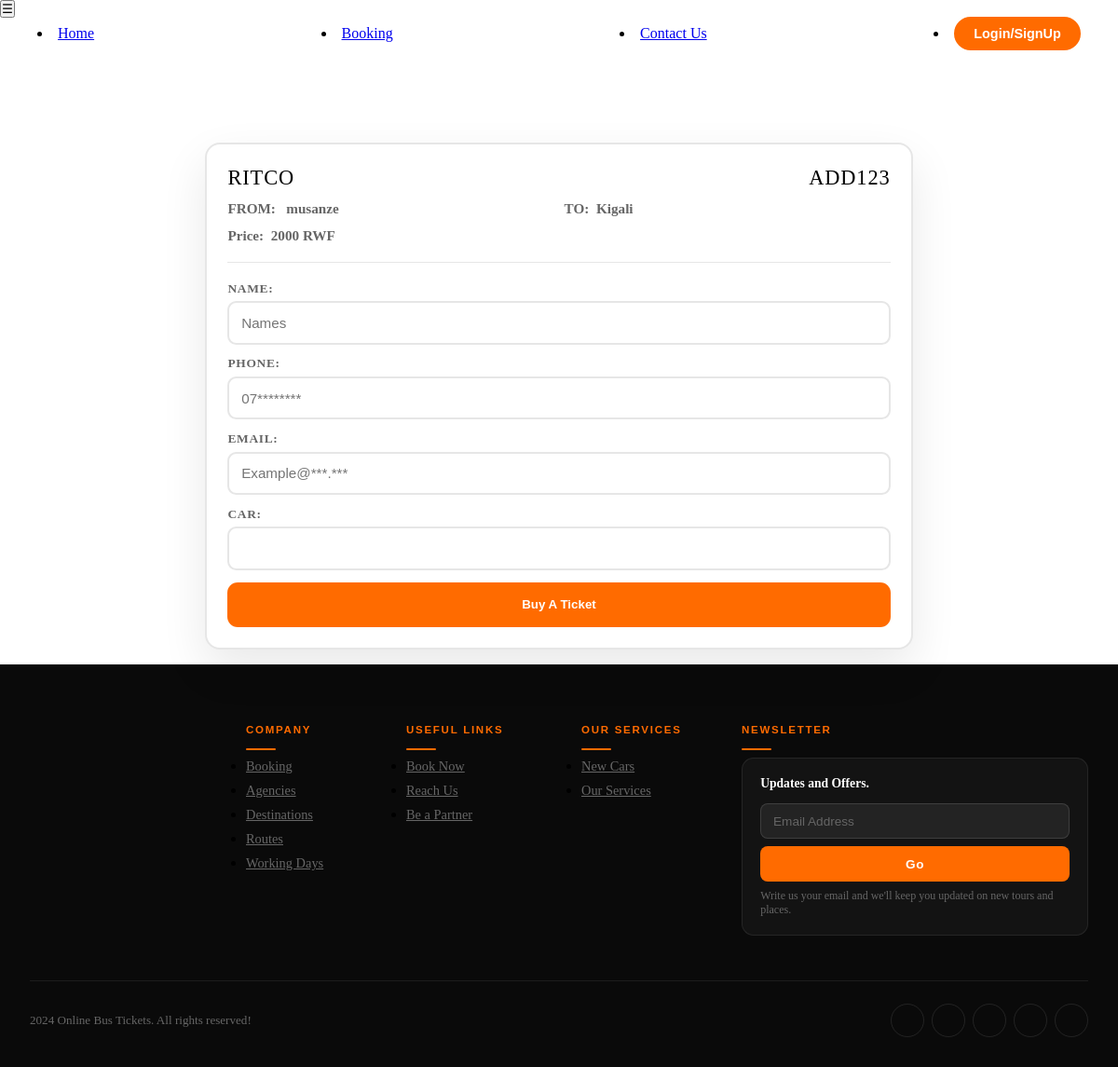
The app's page /test2.php?booking_form=50 with its own data.
### tables this page shows
CREATE TABLE `cars` (
  `Car_Id` int(6) NOT NULL,
  `Car_Plaque` text NOT NULL,
  `C_Id` int(6) NOT NULL,
  `Number_Place` int(6) NOT NULL,
  `Emp_Id` int(6) NOT NULL
);

CREATE TABLE `company` (
  `C_Id` int(6) NOT NULL,
  `C_Name` varchar(45) NOT NULL,
  `C_Logo` text NOT NULL,
  `C_Phone` text NOT NULL,
  `C_Email` text NOT NULL,
  `C_Ceo` varchar(60) NOT NULL,
  `C_Username` varchar(45) NOT NULL,
  `C_Password` text NOT NULL,
  `C_Checking` varchar(45) NOT NULL DEFAULT 'pending....'
);

CREATE TABLE `locations` (
  `L_id` int(6) NOT NULL,
  `L_from` varchar(50) NOT NULL,
  `L_to` varchar(50) NOT NULL,
  `price` text NOT NULL
);

### test2.php (the view, shortened to what this page needs)
<?php
include "connection.php";
?>
<!DOCTYPE html>
<html lang="en">
<head>
  <link rel="stylesheet" href="css/navbar.css" />
  <link rel="stylesheet" href="css/footer.css" />
  <link rel="stylesheet" href="css/booking.css" />
  <link rel="stylesheet" href="css/bookingform.css" />
</head>
<body>
  <button class="humburger">&#9776;</button>
  <header>
    <nav class="nav">
      <li><a href="index">Home</a></li>
      <li><a href="booking">Booking</a></li>
      <li><a href="contactUs">Contact Us</a></li>
      <li><a href="index?injira" class="butt"><button class="login-button">Login/SignUp</button></a></li>
    </nav>
  </header>
  <?php
  if (isset($_GET['booking_form'])) {
    $iid = mysqli_real_escape_string($con, $_GET['booking_form']);
    $query = "SELECT cars_to_leave.id, cars_to_leave.Time_to_leave, cars_to_leave.date_car_to, cars_to_leave.timing, cars.Car_Plaque, cars.Number_Place, employeers.Emp_Fname, employeers.Emp_Lname, employeers.Emp_Phone, destination.L_id, locations.L_from, locations.L_to, locations.price, company.C_Id, company.C_Name, company.C_Phone
              FROM cars
              INNER JOIN cars_to_leave ON cars.Car_Id = cars_to_leave.Car_Id
              INNER JOIN destination ON destination.D_Id = cars_to_leave.D_Id
              INNER JOIN employeers ON employeers.Emp_Id = cars.Emp_Id
              INNER JOIN locations ON locations.L_id = destination.L_id
              INNER JOIN company ON company.C_Id = destination.C_Id
              WHERE cars_to_leave.id = '$iid'";
    $result = mysqli_query($con, $query);
    while ($rr = mysqli_fetch_assoc($result)) {
  ?>
    <section class="booking-form-all">
      <div class="booking-form">
        <div class="booking-car-details">
          <div class="booking-car-info">
            <div class="car-infoo">
              <p><?php echo htmlspecialchars($rr['C_Name']); ?></p>
              <p><?php echo htmlspecialchars($rr['Car_Plaque']); ?></p>
            </div>
            <div class="car-info">
              <p>FROM: &nbsp;&nbsp;<?php echo htmlspecialchars($rr['L_from']); ?></p>
              <p>TO:&nbsp;&nbsp;<?php echo htmlspecialchars($rr['L_to']); ?></p>
              <p>Price:&nbsp;&nbsp;<?php echo htmlspecialchars($rr['price']); ?> RWF</p>
            </div>
          </div>
          <form action="brain" method="post">
            <fieldset>
              <label for="name">Name:</label>
              <input type="text" name="P_name" placeholder="Names" required />
            </fieldset>
            <fieldset>
              <label for="phone">Phone:</label>
              <input
                type="tel"
                name="phone"
                minlength="10"
                maxlength="10"
                pattern="^(079|078|072|073)[0-9]{7}$"
                title="Please enter a 10-digit phone number starting with 079, 078, 072, or 073."
                placeholder="07********" required
              />
            </fieldset>
            <fieldset>
              <label for="email">Email:</label>
              <input
                type="email"
                name="email"
                placeholder="Example@***.***" required
              />
            </fieldset>
            <fieldset class="car">
              <label for="car">Car:</label>
              <input type="text" />
            </fieldset>
            <fieldset>
              <button type="submit" name="byy">Buy A Ticket</button>
            </fieldset>
          </form>
        </div>
      </div>
    </section>
    <?php
    }
  }
  ?>
  <section>
    <footer class="footer">
      <div class="footer-container">
        <div class="footer-contaner-up">
          <div class="footer-col-holder">
            <div class="col-footer">
              <h3>Company</h3>
              <ul>
                <li><a href="#">Booking </a></li>
                <li><a href="#">Agencies</a></li>
                <li><a href="#">Destinations</a></li>
                <li><a href="#">Routes</a></li>
                <li><a href="#">Working Days</a></li>
              </ul>
            </div>
            <div class="col-footer">
              <h3>Useful links</h3>
              <ul>
                <li><a href="#">Book Now</a></li>
                <li><a href="#">Reach Us</a></li>
                <li><a href="#">Be a Partner</a></li>
              </ul>
            </div>
          </div>
          <div class="footer-col-holder">
            <div class="col-footer footer-display-none">
              <h3>Our Services</h3>
              <ul>
                <li><a href="#">New Cars</a></li>
                <li><a href="#">Our Services</a></li>
              </ul>
            </div>
            <div class="col-footer">
              <h3>Newsletter</h3>
              <div class="footer-form">
                <h4>Updates and Offers.</h4>
                <form action="#" class="subscribe" method="post">
                  <input
                    type="email"
                    name="email"
                    placeholder="Email Address"
                    required=""
                  />
                  <button type="submit">Go</button>
                </form>
                <p>
                  Write us your email and we'll keep you updated on new tours and
                  places.
                </p>
              </div>
            </div>
          </div>
        </div>
        <div class="footer-line"></div>
        <div class="footer-container-down">
          <div class="footer-text-left">
            <p>2024 Online Bus Tickets. All rights reserved!</p>
          </div>
          <ul class="footer-social">
            <li>
              <a href="#facebook"><i class="bx bxl-facebook-circle"></i></a>
            </li>
            <li>
              <a href="#linkedin"><i class="bx bxl-linkedin"></i></a>
            </li>
            <li>
              <a href="#twitter"><box-icon type="logo" name="twitter"></box-icon></a>
            </li>
            <li>
              <a href="#google"><i class="bx bxl-gmail"></i></a>
            </li>
            <li>
              <a href="#github"><i class="bx bxl-github"></i></a>
            </li>
          </ul>
        </div>
      </div>
    </footer>
  </section>
</body>
</html>

### css/navbar.css (style rules this page uses)
* { padding: 0; margin: 0; box-sizing: border-box; }
:root { --orange: #ff6b00; --orange-dark: #cc5500; --white: #ffffff; --black: #0a0a0a; --nav-height: 72px; }
.nav { position: fixed; top: 0; width: 100%; height: var(--nav-height); padding: 0 2.5rem; display: flex; flex-direction: row; align-items: center; justify-content: space-between; transition: all 0.4s ease; z-index: 1000; background: transparent; }
.login-button { background: var(--orange); color: var(--white) !important; border: 2px solid var(--orange); border-radius: 2em; padding: 0.5rem 1.2rem; font-weight: 700; font-size: 0.9rem; cursor: pointer; transition: all 0.3s; white-space: nowrap; font-family: 'DM Sans', sans-serif; }

### css/footer.css (style rules this page uses)
:root { --orange: #ff6b00; --orange-light: #ff8c33; --white: #ffffff; --black: #0a0a0a; --dark: #111111; --gray: #888888; --border-dark: rgba(255,255,255,0.08); }
.footer { background-color: var(--black); padding: 4rem 2rem 2rem; width: 100%; }
.footer-container { max-width: 1300px; margin: 0 auto; display: flex; flex-direction: column; gap: 0; }
.footer-contaner-up { display: flex; justify-content: space-between; gap: 3rem; padding-bottom: 3rem; }
.footer-col-holder { display: flex; gap: 2rem; flex: 1; justify-content: flex-end; }
.col-footer { min-width: 140px; }
.col-footer h3 { font-family: 'DM Sans', sans-serif; font-size: 0.72rem; font-weight: 700; text-transform: uppercase; letter-spacing: 0.15em; color: var(--orange); padding-bottom: 1rem; margin-bottom: 0.5rem; position: relative; }
.col-footer h3::after { content: ''; position: absolute; bottom: 0; left: 0; width: 2rem; height: 2px; background: var(--orange); border-radius: 1px; }
.col-footer ul { display: flex; flex-direction: column; gap: 0.5rem; }
.col-footer ul li a { font-size: 0.9rem; color: var(--gray); transition: color 0.3s, padding-left 0.3s; display: inline-block; }
.footer-form { background: rgba(255,255,255,0.04); border: 1px solid var(--border-dark); border-radius: 0.8rem; padding: 1.2rem; margin-top: 0.5rem; }
.footer-form h4 { font-size: 0.85rem; color: var(--white); margin-bottom: 0.8rem; font-weight: 600; }
.footer-form p { font-size: 0.75rem; color: var(--gray); margin-top: 0.5rem; }
.subscribe { display: flex; flex-direction: column; gap: 0.5rem; }
.subscribe input { height: 38px; width: 100%; background: rgba(255,255,255,0.07); border: 1px solid rgba(255,255,255,0.12); border-radius: 0.5rem; padding: 0 0.8rem; color: var(--white); font-size: 0.85rem; outline: none; transition: border-color 0.3s; }
.subscribe input::placeholder { color: rgba(255,255,255,0.3); }
.subscribe button { height: 38px; width: 100%; background: var(--orange); border: none; border-radius: 0.5rem; color: var(--white); font-weight: 700; font-size: 0.85rem; cursor: pointer; transition: all 0.3s; letter-spacing: 0.04em; }
.footer-line { background: var(--border-dark); width: 100%; height: 1px; margin: 0; }
.footer-container-down { display: flex; flex-direction: row; justify-content: space-between; align-items: center; padding: 1.5rem 0 0; }
.footer-text-left p { font-size: 0.82rem; color: var(--gray); }
.footer-social { display: flex; flex-direction: row; gap: 0.5rem; list-style: none; }
.footer-social li a { display: flex; align-items: center; justify-content: center; width: 36px; height: 36px; border-radius: 50%; border: 1px solid rgba(255,255,255,0.1); color: var(--gray); font-size: 1.1rem; transition: all 0.3s; }

### records on screen
cars: C_Id.C_Name "RITCO", Car_Plaque "ADD123", locations.L_from "musanze", locations.L_to "Kigali", locations.price "2000"
